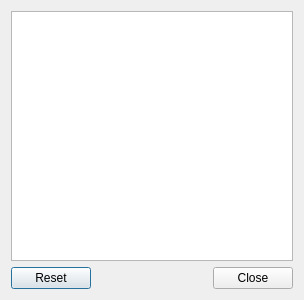
<?xml version="1.0" encoding="UTF-8"?>
<ui version="4.0">
 <class>ChannelSelection</class>
 <widget class="QDialog" name="ChannelSelection">
  <property name="geometry">
   <rect>
    <x>0</x>
    <y>0</y>
    <width>304</width>
    <height>300</height>
   </rect>
  </property>
  <property name="windowTitle">
   <string>Select Data Channels</string>
  </property>
  <layout class="QVBoxLayout" name="verticalLayout">
   <item>
    <widget class="QTreeView" name="channel_treeview">
     <property name="dragEnabled">
      <bool>true</bool>
     </property>
     <property name="dragDropMode">
      <enum>QAbstractItemView::InternalMove</enum>
     </property>
     <property name="defaultDropAction">
      <enum>Qt::MoveAction</enum>
     </property>
     <property name="uniformRowHeights">
      <bool>true</bool>
     </property>
     <attribute name="headerVisible">
      <bool>false</bool>
     </attribute>
    </widget>
   </item>
   <item>
    <widget class="QDialogButtonBox" name="dialog_buttons">
     <property name="orientation">
      <enum>Qt::Horizontal</enum>
     </property>
     <property name="standardButtons">
      <set>QDialogButtonBox::Close|QDialogButtonBox::Reset</set>
     </property>
    </widget>
   </item>
  </layout>
 </widget>
 <resources/>
 <connections>
  <connection>
   <sender>dialog_buttons</sender>
   <signal>accepted()</signal>
   <receiver>ChannelSelection</receiver>
   <slot>accept()</slot>
   <hints>
    <hint type="sourcelabel">
     <x>248</x>
     <y>254</y>
    </hint>
    <hint type="destinationlabel">
     <x>157</x>
     <y>274</y>
    </hint>
   </hints>
  </connection>
  <connection>
   <sender>dialog_buttons</sender>
   <signal>rejected()</signal>
   <receiver>ChannelSelection</receiver>
   <slot>reject()</slot>
   <hints>
    <hint type="sourcelabel">
     <x>316</x>
     <y>260</y>
    </hint>
    <hint type="destinationlabel">
     <x>286</x>
     <y>274</y>
    </hint>
   </hints>
  </connection>
 </connections>
</ui>
